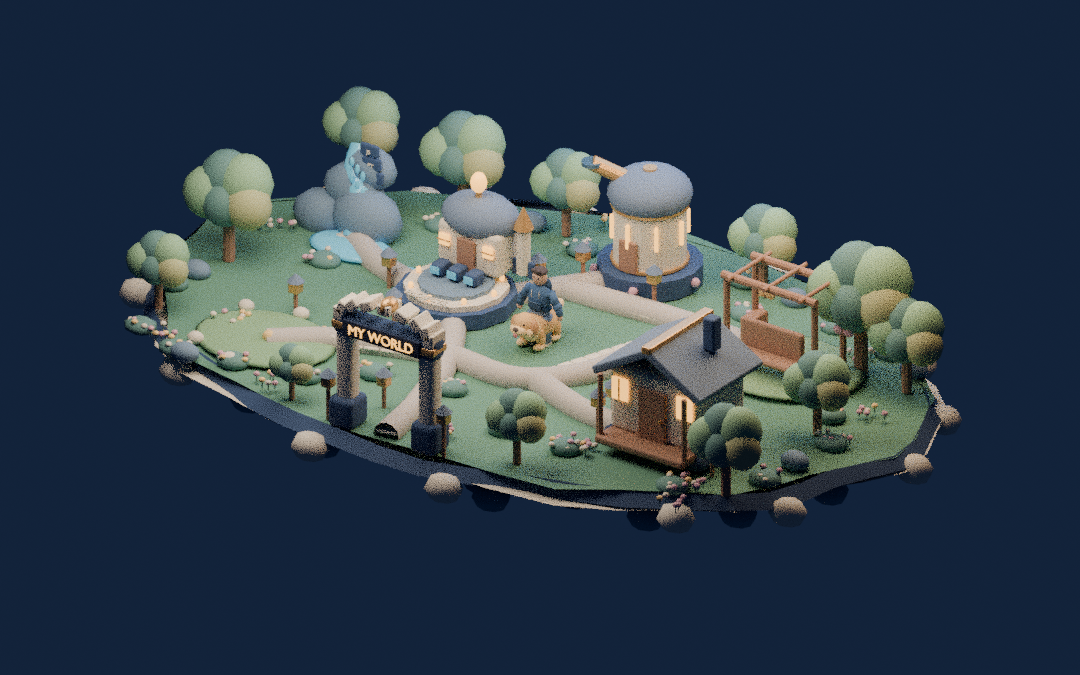
#> input picture assets/my-world/review/world_desktop.png, 1080 x 675 px
$ python make_framing.py
#> lines starting #> are read from the running program, lines starting #| are printed output that depends on the picture
"""Create labeled asset framing studies and web posters from the rendered world."""
from pathlib import Path
from PIL import Image,ImageDraw,ImageFont,ImageFilter
ROOT=Path(__file__).resolve().parents[1]
REV=ROOT/"review";WEB=ROOT/"web";WEB.mkdir(exist_ok=True)
desktop=Image.open(REV/"world_desktop.png").convert("RGB")
portrait=Image.open(REV/"world_pixel9_portrait.png").convert("RGB")
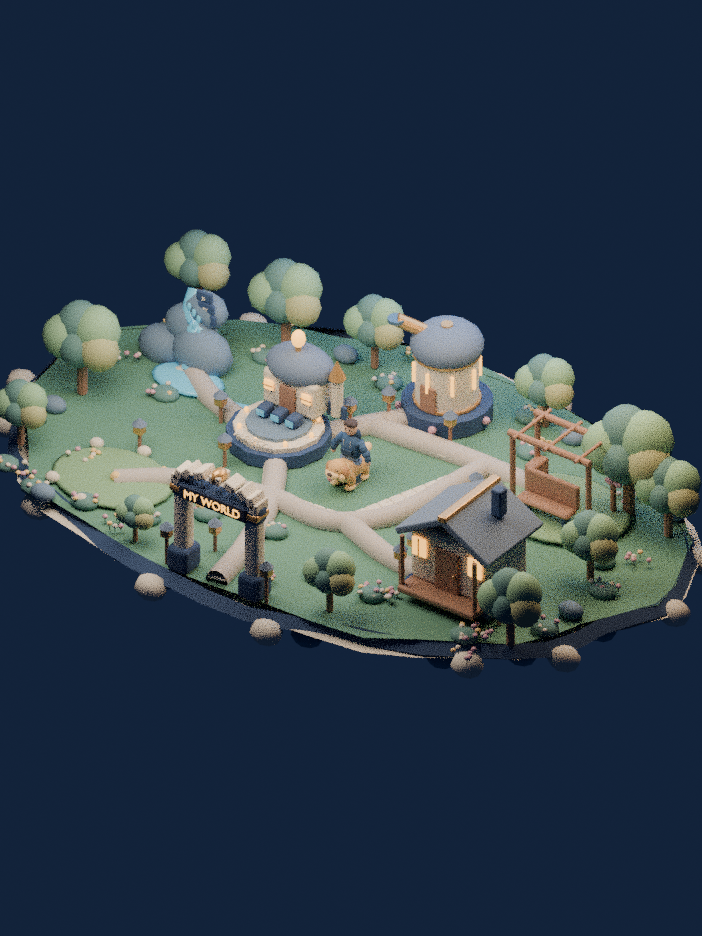
#> input picture assets/my-world/review/world_pixel9_portrait.png, 702 x 936 px
serif="/usr/share/fonts/truetype/dejavu/DejaVuSerif.ttf"
sans="/usr/share/fonts/truetype/dejavu/DejaVuSans.ttf"
def font(path,size):return ImageFont.truetype(path,size)
def rounded(d,box,r,fill,outline=None,width=1):d.rounded_rectangle(box,radius=r,fill=fill,outline=outline,width=width)

# Desktop: island beside complete, readable introduction area.
canvas=Image.new("RGB",(1440,900),"#102242")
d=ImageDraw.Draw(canvas)
d.rectangle((0,0,1440,900),fill="#101d3d")
render=desktop.resize((940,588),Image.Resampling.LANCZOS)
canvas.paste(render,(490,115))
d.text((72,58),"MY WORLD",font=font(sans,19),fill="#dcb06d",stroke_width=0)
d.text((72,205),"Abhilash",font=font(serif,58),fill="#f1e4d2")
d.text((72,272),"Giri",font=font(serif,58),fill="#f1e4d2")
d.text((76,374),"Engineer • builder • learner",font=font(sans,23),fill="#b3c6d2")
d.text((76,435),"Explore the work and ideas that",font=font(sans,18),fill="#dae3df")
d.text((76,466),"shape my journey.",font=font(sans,18),fill="#dae3df")
rounded(d,(75,544,361,604),17,"#d7a463")
d.text((106,561),"Explore My World",font=font(sans,19),fill="#142440")
d.text((76,839),"ASSET FRAMING STUDY • NOT A LIVE SCREEN",font=font(sans,13),fill="#7792a8")
canvas.save(REV/"framing_desktop.png")
canvas.save(WEB/"poster_desktop.webp","WEBP",quality=76,method=6)

# Desktop destination selection leaves a readable side panel beside the world.
details=Image.new("RGB",(1440,900),"#101d3b")
world_crop=desktop.resize((1000,625),Image.Resampling.LANCZOS)
details.paste(world_crop,(-75,145))
dd=ImageDraw.Draw(details)
rounded(dd,(900,80,1408,822),24,"#1a3152",outline="#9c805c",width=2)
dd.text((936,113),"PROJECT LAUNCHPAD",font=font(sans,17),fill="#e4b46e")
dd.text((936,190),"VERA",font=font(serif,53),fill="#f3e6d4")
for i,line in enumerate(["A knowledge assistant that searches","technical documents and source code","to help answer engineering questions."]):
    dd.text((936,283+i*39),line,font=font(sans,19),fill="#d2e0e1")
dd.line((936,448,1371,448),fill="#9d855f",width=2)
dd.text((936,486),"Skills demonstrated",font=font(sans,20),fill="#e4b46e")
for i,line in enumerate(["Python • document ingestion","FAISS/BM25 hybrid search","Retrieval-augmented generation"]):
    dd.text((936,538+i*38),line,font=font(sans,17),fill="#d2e0e1")
dd.text((936,753),"ASSET STUDY • NOT A LIVE SCREEN",font=font(sans,12),fill="#8ba6b7")
details.save(REV/"framing_desktop_panel.png")
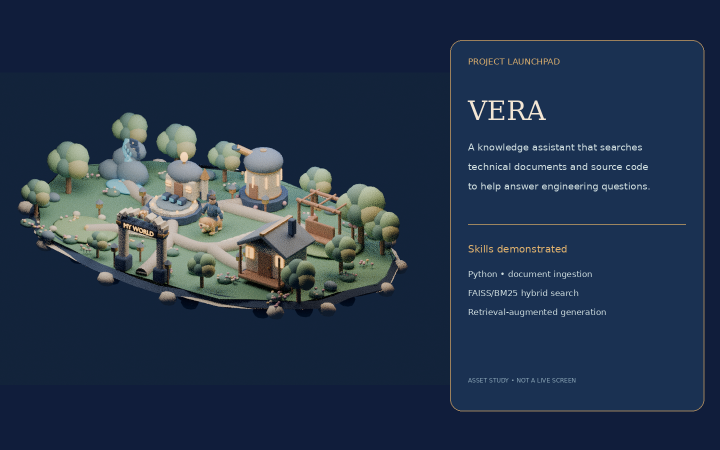
#> saved as framing_desktop_panel.png: PIL image 1440x900 RGB (shown at 1/2 size); mean R, G, B 36.7, 52.4, 74.2

# Pixel 9 reference proportions, with poster and explicit optional exploration CTA.
w,h=412,915
mobile=Image.new("RGB",(w,h),"#10203c")
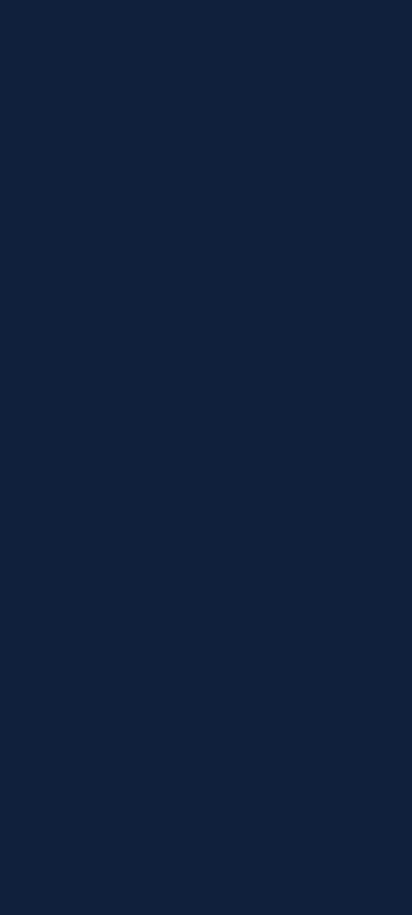
#> mobile: PIL image 412x915 RGB; mean R, G, B 16, 32, 60
p=portrait.crop((0,150,portrait.width,min(900,portrait.height))).resize((w,600),Image.Resampling.LANCZOS)
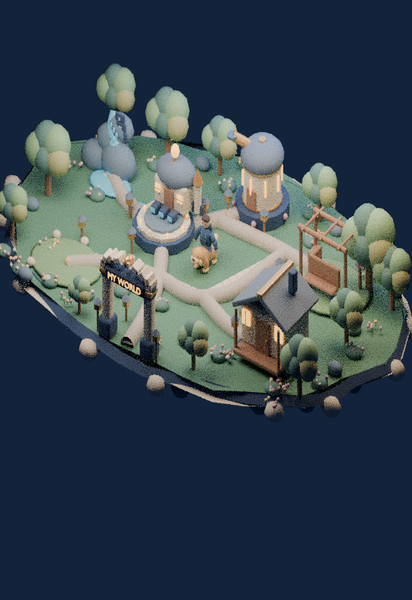
#> p: PIL image 412x600 RGB; mean R, G, B 55.8, 69.4, 79.1
mobile.paste(p,(0,280))
d=ImageDraw.Draw(mobile)
d.text((25,28),"ABHILASH GIRI",font=font(sans,15),fill="#e3bb78")
d.text((25,96),"A world of",font=font(serif,34),fill="#f1e4d2")
d.text((25,145),"work and wonder",font=font(serif,33),fill="#f1e4d2")
d.text((26,212),"A portfolio you can read or explore.",font=font(sans,16),fill="#c1d1da")
rounded(d,(25,820,387,880),17,"#dfac6b")
d.text((91,837),"Explore My World",font=font(sans,18),fill="#172848")
mobile.save(REV/"framing_pixel9.png")
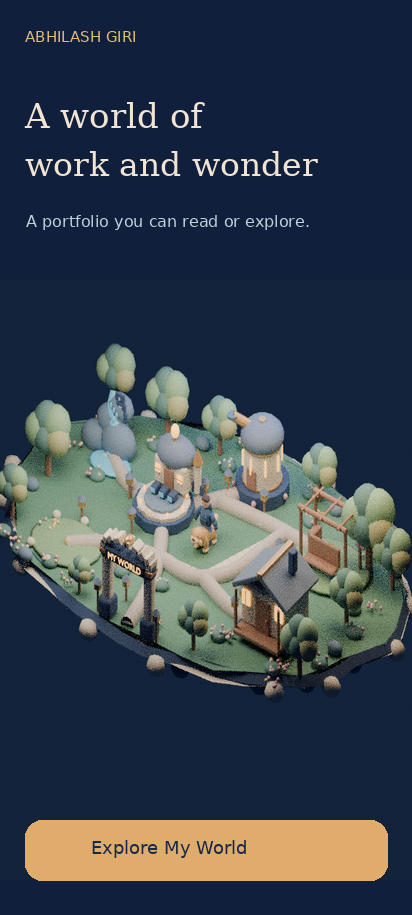
#> saved as framing_pixel9.png: PIL image 412x915 RGB; mean R, G, B 56, 66.3, 76.8
mobile.save(WEB/"poster_pixel9.webp","WEBP",quality=73,method=6)

# Content space example: readable sheet over a world view, documented as a study.
panel=mobile.copy();d=ImageDraw.Draw(panel)
rounded(d,(13,440,399,900),26,"#1b3153",outline="#9c835d",width=2)
d.rounded_rectangle((184,453,228,458),radius=3,fill="#a6b9c4")
d.text((35,484),"PROJECT LAUNCHPAD",font=font(sans,14),fill="#e3b66f")
d.text((35,529),"VERA",font=font(serif,38),fill="#f4e6d2")
lines=["A knowledge assistant that searches","technical documents and source code","to help answer engineering questions."]
for i,line in enumerate(lines):d.text((35,591+i*31),line,font=font(sans,15),fill="#d0dde1")
d.text((35,737),"Explore details in a readable sheet",font=font(sans,14),fill="#bdcdd2")
rounded(d,(35,810,377,866),15,"#dca65f")
d.text((140,826),"Close details",font=font(sans,16),fill="#172848")
panel.save(REV/"framing_pixel9_panel.png")
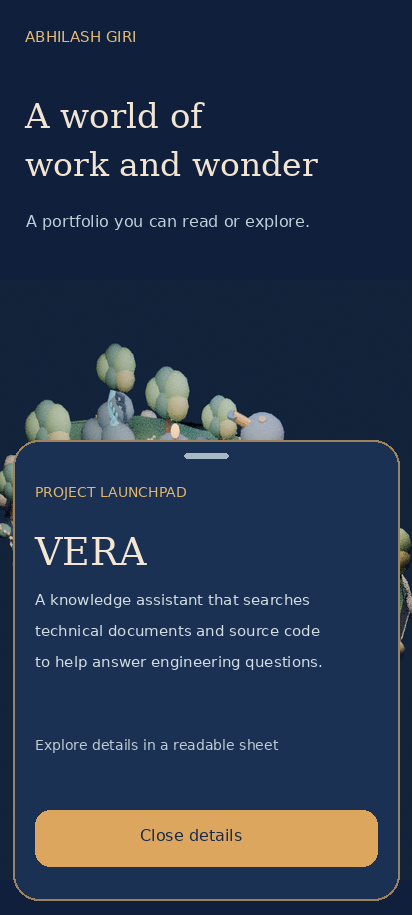
#> saved as framing_pixel9_panel.png: PIL image 412x915 RGB; mean R, G, B 40.8, 54.8, 76.6

# Social share art is derived from the world, with a distinct editorial crop.
social=Image.new("RGB",(1200,630),"#10203e")
crop=desktop.resize((840,525),Image.Resampling.LANCZOS)
social.paste(crop,(370,50))
d=ImageDraw.Draw(social)
d.text((58,90),"ABHILASH GIRI",font=font(sans,20),fill="#deb473")
d.text((58,196),"My World",font=font(serif,60),fill="#f2e7d6")
d.text((61,282),"Projects, experience,",font=font(sans,21),fill="#ccdbe0")
d.text((61,317),"skills and curiosity.",font=font(sans,21),fill="#ccdbe0")
d.line((60,510,1125,510),fill="#a9855b",width=2)
social.save(WEB/"social_1200x630.webp","WEBP",quality=80,method=6)
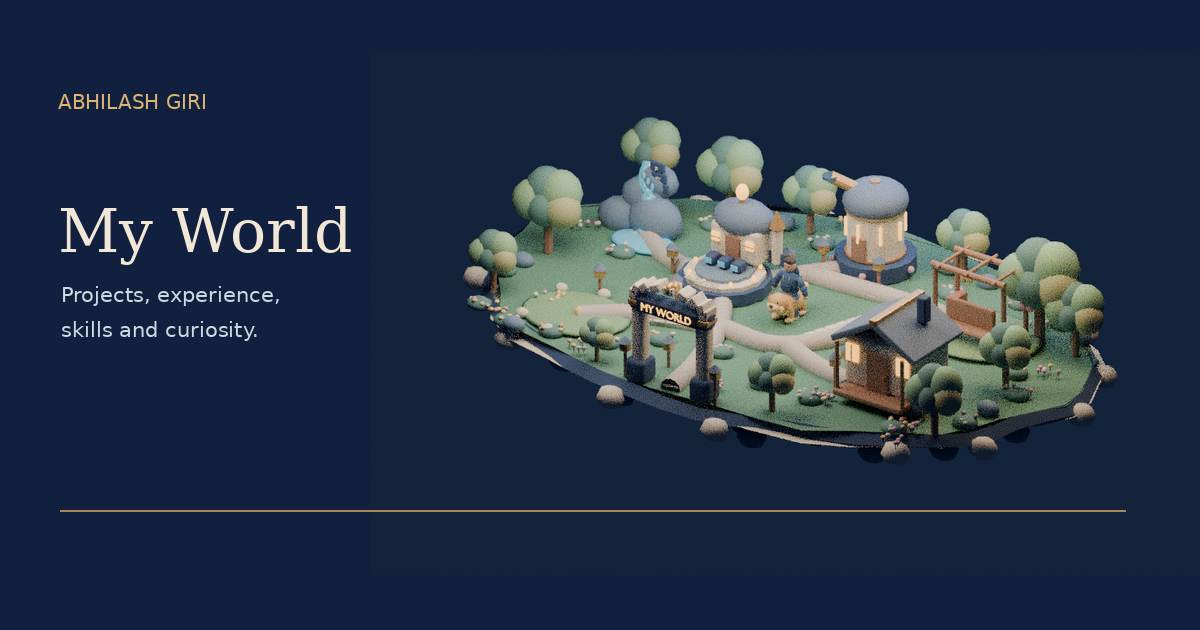
#> saved as social_1200x630.webp: PIL image 1200x630 RGB; mean R, G, B 37.2, 51.5, 70.5
social.save(REV/"social_1200x630.png")
print("FRAMING_DONE")
